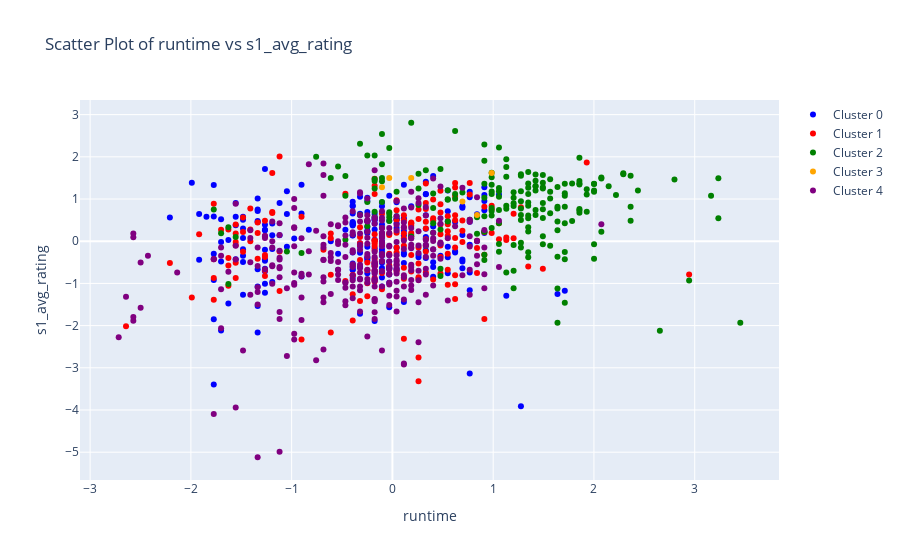
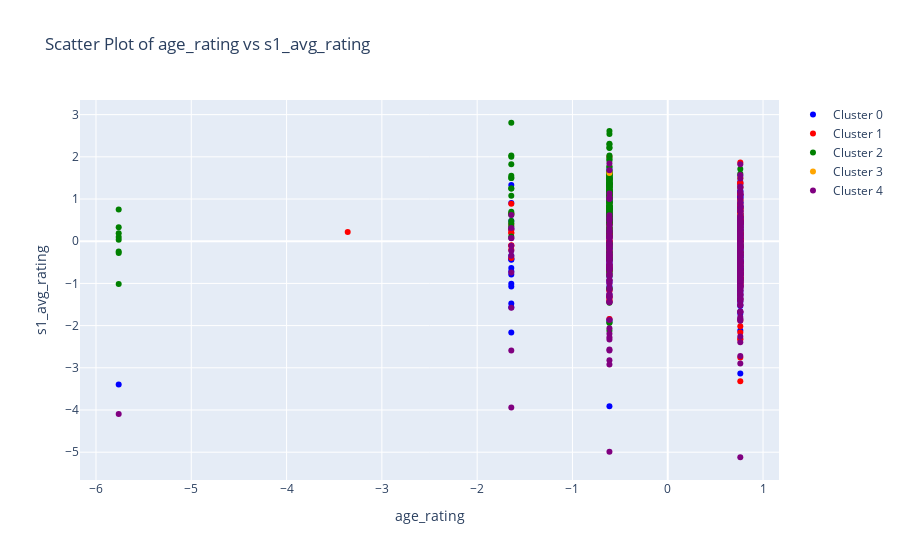
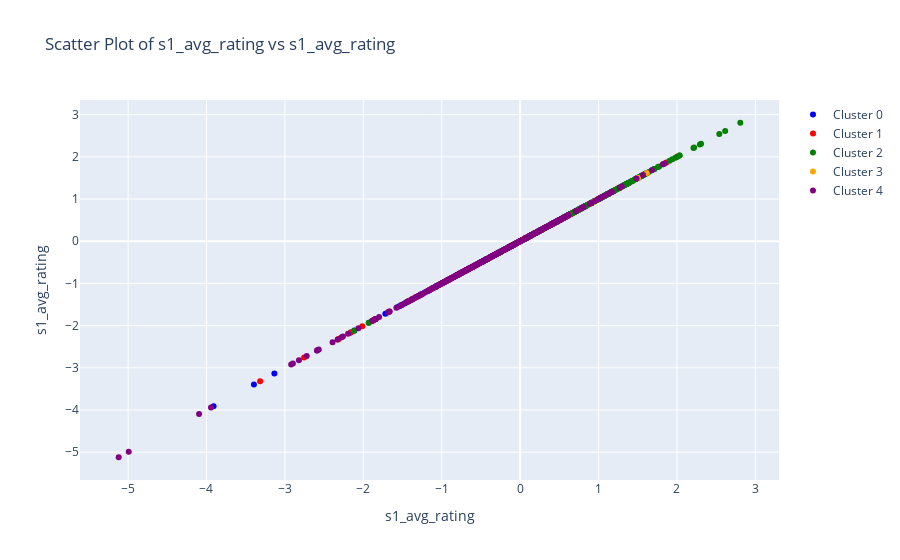
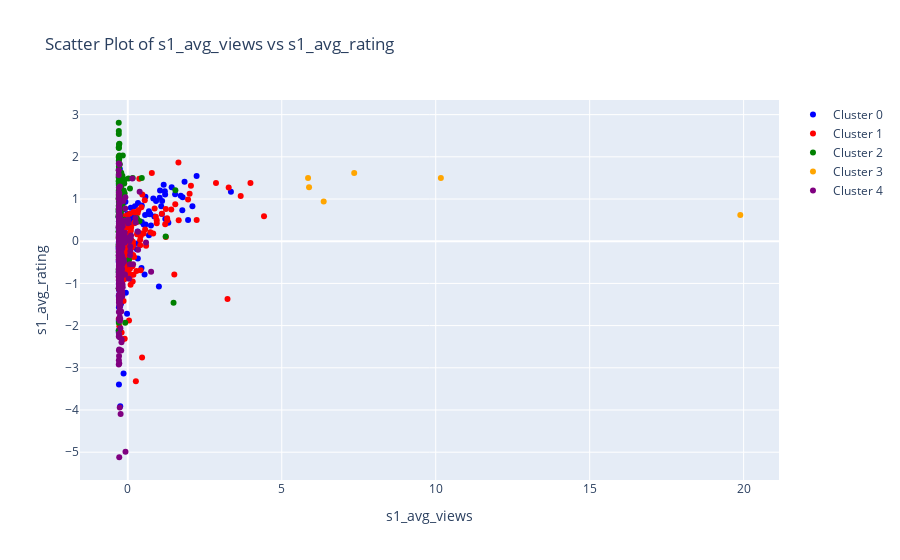

Notebook source saved alongside these figures, in order:
### Code cell
import plotly.graph_objects as go

# Create a list of variable names
variable_names = ['runtime', 'age_rating', 's1_avg_rating', 's1_avg_views', 's1_retention_rate', 'term', 'production_country_encoded']

# Define colors for each cluster
colors = ['blue', 'red', 'green', 'orange', 'purple']

# Loop through each variable and create a scatter plot for each cluster
for variable in variable_names:
    # Create an empty figure
    fig = go.Figure()

    # Loop through each cluster
    for i in range(5):  # 클러스터 개수에 맞게 수정 (여기서는 5개의 클러스터를 가정)
        # Filter data for the current cluster
        cluster_data = df_scaled_df[df_scaled_df['cluster'] == i]

        # Add scatter trace for the current cluster and variable
        fig.add_trace(go.Scatter(
            x=cluster_data[variable],
            y=cluster_data['s1_avg_rating'],
            mode='markers',
            marker=dict(color=colors[i]),
            name=f'Cluster {i}'
        ))

    # Set layout for the plot
    fig.update_layout(
        title=f"Scatter Plot of {variable} vs s1_avg_rating",
        xaxis=dict(title=variable),
        yaxis=dict(title='s1_avg_rating')
    )

    # Show plot
    fig.show()

### Figure 1 — Plotly figure (JSON) as saved in the notebook; plotly's stock layout.template omitted (floating-point values rounded to 4 significant figures; data arrays with more than 128 entries replaced by an {"elided": "..."} marker saying what was removed)
{"data": [{"marker": {"color": "blue"}, "mode": "markers", "name": "Cluster 0", "type": "scatter", "x": {"elided": "206 float values"}, "y": {"elided": "206 float values"}}, {"marker": {"color": "red"}, "mode": "markers", "name": "Cluster 1", "type": "scatter", "x": {"elided": "186 float values"}, "y": {"elided": "186 float values"}}, {"marker": {"color": "green"}, "mode": "markers", "name": "Cluster 2", "type": "scatter", "x": {"elided": "195 float values"}, "y": {"elided": "195 float values"}}, {"marker": {"color": "orange"}, "mode": "markers", "name": "Cluster 3", "type": "scatter", "x": [-0.1037, -0.03111, 0.9849, 0.6946, 0.1866, 0.8397], "y": [1.281, 1.501, 1.617, 0.9402, 1.501, 0.6213]}, {"marker": {"color": "purple"}, "mode": "markers", "name": "Cluster 4", "type": "scatter", "x": {"elided": "312 float values"}, "y": {"elided": "312 float values"}}], "layout": {"title": {"text": "Scatter Plot of runtime vs s1_avg_rating"}, "xaxis": {"title": {"text": "runtime"}}, "yaxis": {"title": {"text": "s1_avg_rating"}}}}

### Figure 2 — Plotly figure (JSON) as saved in the notebook; plotly's stock layout.template omitted (floating-point values rounded to 4 significant figures; data arrays with more than 128 entries replaced by an {"elided": "..."} marker saying what was removed)
{"data": [{"marker": {"color": "blue"}, "mode": "markers", "name": "Cluster 0", "type": "scatter", "x": {"elided": "206 float values"}, "y": {"elided": "206 float values"}}, {"marker": {"color": "red"}, "mode": "markers", "name": "Cluster 1", "type": "scatter", "x": {"elided": "186 float values"}, "y": {"elided": "186 float values"}}, {"marker": {"color": "green"}, "mode": "markers", "name": "Cluster 2", "type": "scatter", "x": {"elided": "195 float values"}, "y": {"elided": "195 float values"}}, {"marker": {"color": "orange"}, "mode": "markers", "name": "Cluster 3", "type": "scatter", "x": [0.7614, 0.7614, -0.6119, 0.7614, 0.7614, 0.7614], "y": [1.281, 1.501, 1.617, 0.9402, 1.501, 0.6213]}, {"marker": {"color": "purple"}, "mode": "markers", "name": "Cluster 4", "type": "scatter", "x": {"elided": "312 float values"}, "y": {"elided": "312 float values"}}], "layout": {"title": {"text": "Scatter Plot of age_rating vs s1_avg_rating"}, "xaxis": {"title": {"text": "age_rating"}}, "yaxis": {"title": {"text": "s1_avg_rating"}}}}

### Figure 3 — Plotly figure (JSON) as saved in the notebook; plotly's stock layout.template omitted (floating-point values rounded to 4 significant figures; data arrays with more than 128 entries replaced by an {"elided": "..."} marker saying what was removed)
{"data": [{"marker": {"color": "blue"}, "mode": "markers", "name": "Cluster 0", "type": "scatter", "x": {"elided": "206 float values"}, "y": {"elided": "206 float values"}}, {"marker": {"color": "red"}, "mode": "markers", "name": "Cluster 1", "type": "scatter", "x": {"elided": "186 float values"}, "y": {"elided": "186 float values"}}, {"marker": {"color": "green"}, "mode": "markers", "name": "Cluster 2", "type": "scatter", "x": {"elided": "195 float values"}, "y": {"elided": "195 float values"}}, {"marker": {"color": "orange"}, "mode": "markers", "name": "Cluster 3", "type": "scatter", "x": [1.281, 1.501, 1.617, 0.9402, 1.501, 0.6213], "y": [1.281, 1.501, 1.617, 0.9402, 1.501, 0.6213]}, {"marker": {"color": "purple"}, "mode": "markers", "name": "Cluster 4", "type": "scatter", "x": {"elided": "312 float values"}, "y": {"elided": "312 float values"}}], "layout": {"title": {"text": "Scatter Plot of s1_avg_rating vs s1_avg_rating"}, "xaxis": {"title": {"text": "s1_avg_rating"}}, "yaxis": {"title": {"text": "s1_avg_rating"}}}}

### Figure 4 — Plotly figure (JSON) as saved in the notebook; plotly's stock layout.template omitted (floating-point values rounded to 4 significant figures; data arrays with more than 128 entries replaced by an {"elided": "..."} marker saying what was removed)
{"data": [{"marker": {"color": "blue"}, "mode": "markers", "name": "Cluster 0", "type": "scatter", "x": {"elided": "206 float values"}, "y": {"elided": "206 float values"}}, {"marker": {"color": "red"}, "mode": "markers", "name": "Cluster 1", "type": "scatter", "x": {"elided": "186 float values"}, "y": {"elided": "186 float values"}}, {"marker": {"color": "green"}, "mode": "markers", "name": "Cluster 2", "type": "scatter", "x": {"elided": "195 float values"}, "y": {"elided": "195 float values"}}, {"marker": {"color": "orange"}, "mode": "markers", "name": "Cluster 3", "type": "scatter", "x": [5.886, 10.17, 7.353, 6.362, 5.855, 19.89], "y": [1.281, 1.501, 1.617, 0.9402, 1.501, 0.6213]}, {"marker": {"color": "purple"}, "mode": "markers", "name": "Cluster 4", "type": "scatter", "x": {"elided": "312 float values"}, "y": {"elided": "312 float values"}}], "layout": {"title": {"text": "Scatter Plot of s1_avg_views vs s1_avg_rating"}, "xaxis": {"title": {"text": "s1_avg_views"}}, "yaxis": {"title": {"text": "s1_avg_rating"}}}}
